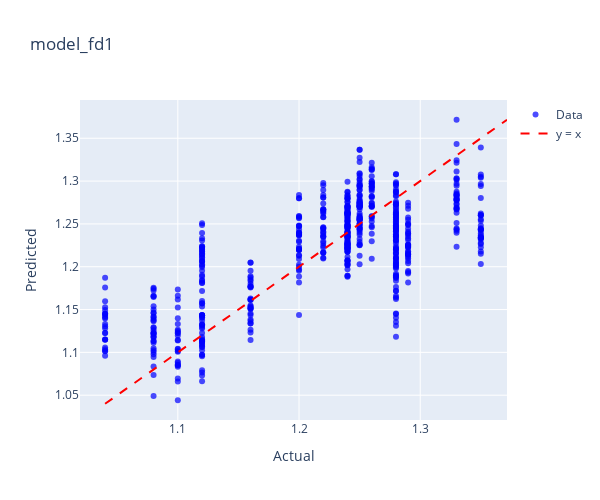
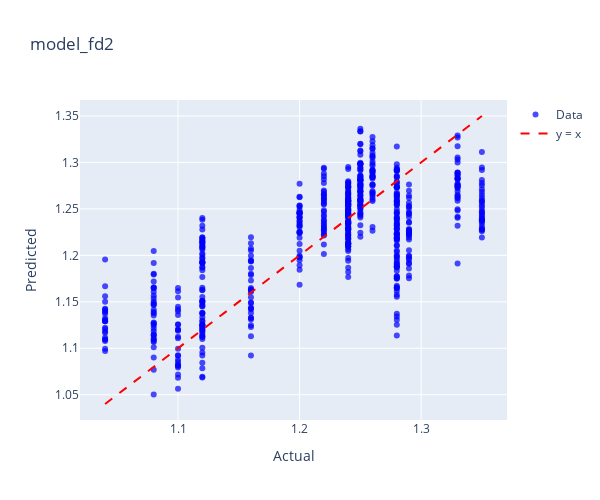
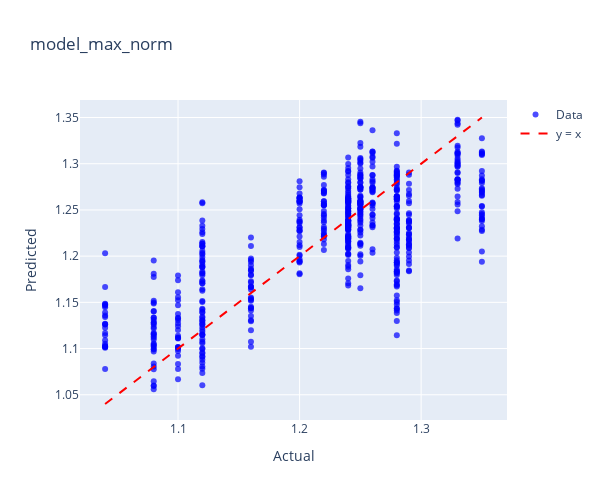
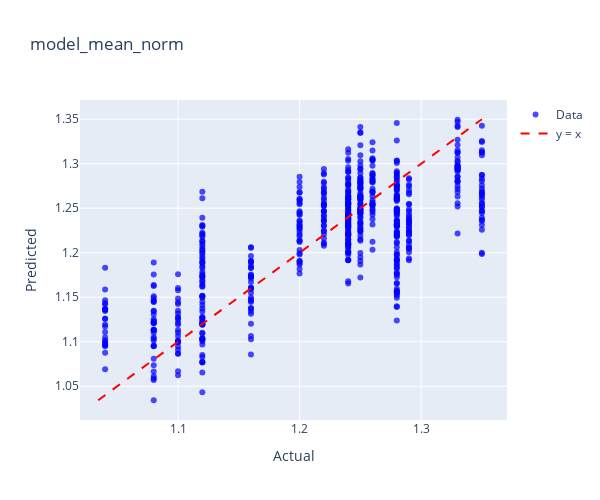

Notebook cell for these charts, in order:
### Code cell
model_dict = {
    'model_fd1': (model_fd1, protein_fd1),
    'model_fd2': (model_fd2, protein_fd2),
    'model_max_norm': (model_max_norm, protein_max_norm),
    'model_mean_norm': (model_mean_norm, protein_mean_norm),
    'model_msc': (model_msc, protein_msc),
    'model_ori': (model_ori, protein_ori),
    'model_range_norm': (model_range_norm, protein_range_norm),
    'model_sg1': (model_sg1, protein_sg1),
    'model_sg2': (model_sg2, protein_sg2),
    'model_snv': (model_snv, protein_snv),
}

for name, (model, data) in model_dict.items():
    print(f"Plotting for {name}")
    plot_actual_vs_predicted_plotly(model, data, 'PROTEIN',name)

### Figure 1 — Plotly figure (JSON) as saved in the notebook; plotly's stock layout.template omitted (floating-point values rounded to 4 significant figures; data arrays with more than 128 entries replaced by an {"elided": "..."} marker saying what was removed)
{"data": [{"hovertemplate": "Index: %{text}<br>Actual: %{x}<br>Predicted: %{y}<extra></extra>", "marker": {"color": "blue", "opacity": 0.7, "size": 6}, "mode": "markers", "name": "Data", "text": {"elided": "653 str values"}, "type": "scatter", "x": {"elided": "653 float values"}, "y": {"elided": "653 float values"}}, {"line": {"color": "red", "dash": "dash"}, "mode": "lines", "name": "y = x", "type": "scatter", "x": [1.04, 1.372], "y": [1.04, 1.372]}], "layout": {"height": 500, "title": {"text": "model_fd1"}, "width": 600, "xaxis": {"title": {"text": "Actual"}}, "yaxis": {"title": {"text": "Predicted"}}}}

### Figure 2 — Plotly figure (JSON) as saved in the notebook; plotly's stock layout.template omitted (floating-point values rounded to 4 significant figures; data arrays with more than 128 entries replaced by an {"elided": "..."} marker saying what was removed)
{"data": [{"hovertemplate": "Index: %{text}<br>Actual: %{x}<br>Predicted: %{y}<extra></extra>", "marker": {"color": "blue", "opacity": 0.7, "size": 6}, "mode": "markers", "name": "Data", "text": {"elided": "653 str values"}, "type": "scatter", "x": {"elided": "653 float values"}, "y": {"elided": "653 float values"}}, {"line": {"color": "red", "dash": "dash"}, "mode": "lines", "name": "y = x", "type": "scatter", "x": [1.04, 1.35], "y": [1.04, 1.35]}], "layout": {"height": 500, "title": {"text": "model_fd2"}, "width": 600, "xaxis": {"title": {"text": "Actual"}}, "yaxis": {"title": {"text": "Predicted"}}}}

### Figure 3 — Plotly figure (JSON) as saved in the notebook; plotly's stock layout.template omitted (floating-point values rounded to 4 significant figures; data arrays with more than 128 entries replaced by an {"elided": "..."} marker saying what was removed)
{"data": [{"hovertemplate": "Index: %{text}<br>Actual: %{x}<br>Predicted: %{y}<extra></extra>", "marker": {"color": "blue", "opacity": 0.7, "size": 6}, "mode": "markers", "name": "Data", "text": {"elided": "653 str values"}, "type": "scatter", "x": {"elided": "653 float values"}, "y": {"elided": "653 float values"}}, {"line": {"color": "red", "dash": "dash"}, "mode": "lines", "name": "y = x", "type": "scatter", "x": [1.04, 1.35], "y": [1.04, 1.35]}], "layout": {"height": 500, "title": {"text": "model_max_norm"}, "width": 600, "xaxis": {"title": {"text": "Actual"}}, "yaxis": {"title": {"text": "Predicted"}}}}

### Figure 4 — Plotly figure (JSON) as saved in the notebook; plotly's stock layout.template omitted (floating-point values rounded to 4 significant figures; data arrays with more than 128 entries replaced by an {"elided": "..."} marker saying what was removed)
{"data": [{"hovertemplate": "Index: %{text}<br>Actual: %{x}<br>Predicted: %{y}<extra></extra>", "marker": {"color": "blue", "opacity": 0.7, "size": 6}, "mode": "markers", "name": "Data", "text": {"elided": "653 str values"}, "type": "scatter", "x": {"elided": "653 float values"}, "y": {"elided": "653 float values"}}, {"line": {"color": "red", "dash": "dash"}, "mode": "lines", "name": "y = x", "type": "scatter", "x": [1.034, 1.35], "y": [1.034, 1.35]}], "layout": {"height": 500, "title": {"text": "model_mean_norm"}, "width": 600, "xaxis": {"title": {"text": "Actual"}}, "yaxis": {"title": {"text": "Predicted"}}}}
